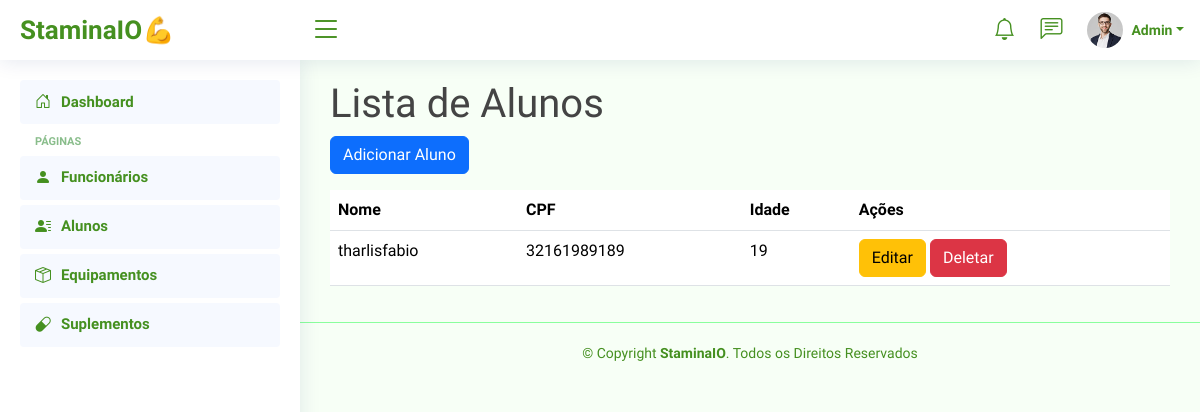
The app's page /dashboard/alunos/, older data.
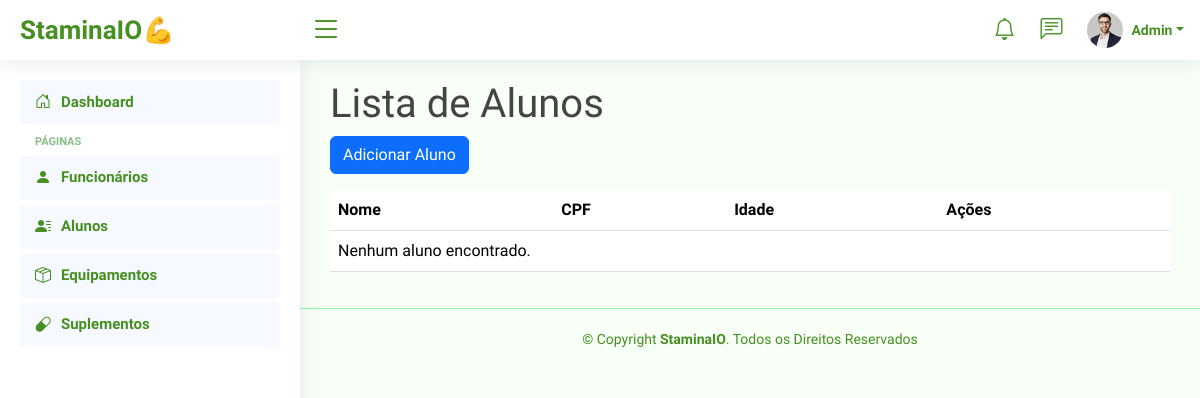
The same page, newer data.
### pessoa/models.py (models this page shows, shortened)
class Pessoa(models.Model):
    nome = models.CharField(max_length=100)
    cpf = models.CharField(max_length=11, unique=True)
    idade = models.IntegerField()
    class Meta:
        abstract = True

class Aluno(Pessoa):
    peso = models.FloatField()
    endereco = models.CharField(max_length=255)
    status = models.BooleanField(default=True)
    telefone = models.CharField(max_length=15)
    altura = models.FloatField()
    plano = models.CharField(max_length=50)

### pessoa/views.py (the view)
# urls.py: path('alunos/', listar_alunos, name='lista_alunos'),
def listar_alunos(request):
    alunos = Aluno.objects.all()
    return render(request, 'pessoa/listar_alunos.html', {'alunos': alunos})

### templates/pessoa/listar_alunos.html (shortened to what this page needs)
{% extends '_base.html' %}
{% block content %}
    <h1>Lista de Alunos</h1>
    <a href="{% url 'pessoa:adicionar_aluno' %}" class="btn btn-primary">Adicionar Aluno</a>
    <table class="table aluno-table mt-3">
        <thead>
            <tr>
                <th>Nome</th>
                <th>CPF</th>
                <th>Idade</th>
                <th>Ações</th>
            </tr>
        </thead>
        <tbody>
            {% for aluno in alunos %}
            <tr>
                <td>{{ aluno.nome }}</td>
                <td>{{ aluno.cpf }}</td>
                <td>{{ aluno.idade }}</td>
                <td>
                    <a href="{% url 'pessoa:editar_aluno' aluno.pk %}" class="btn btn-warning">Editar</a>
                    <a href="{% url 'pessoa:deletar_aluno' aluno.pk %}" class="btn btn-danger">Deletar</a>
                </td>
            </tr>
            {% empty %}
            <tr>
                <td colspan="4">Nenhum aluno encontrado.</td>
            </tr>
            {% endfor %}
        </tbody>
    </table>
{% endblock %}

Row changes from the older to the newer data that the page shows:
removed Aluno: nome "tharlisfabio", cpf "32161989189", idade "19"
Text that changed along with them:
text now shown: "Nenhum aluno encontrado."
